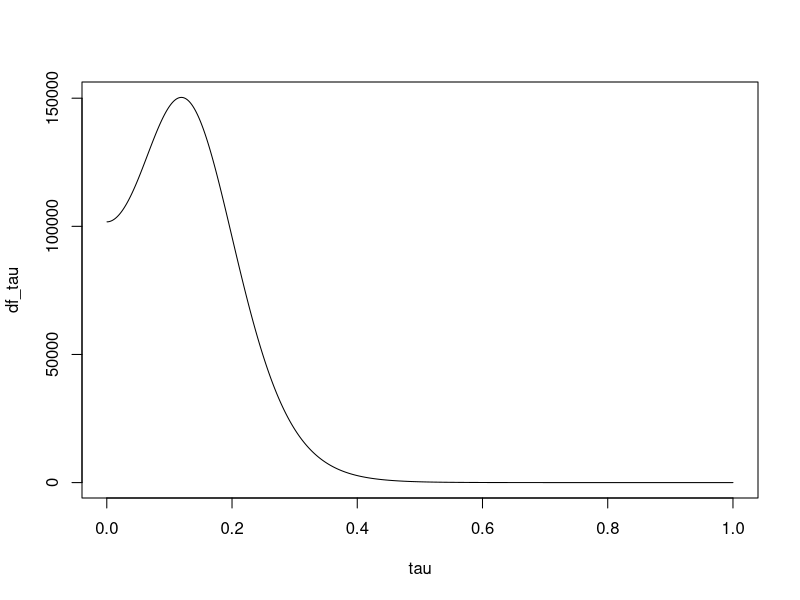

Generate this figure with R:
## ---- chunk 1
knitr::opts_chunk$set(echo = TRUE)
library(foreach)
library(ggplot2)
library(data.table)
## ---- chunk 2

y_control <- c(3, 14, 11, 127, 27, 6, 152, 48, 37, 188, 52, 47, 16, 45, 31, 
38, 12, 6, 3, 40, 43, 39)
y_trt <- c(3, 7, 5, 102, 28, 4, 98, 60, 25, 138, 64, 45, 9, 57, 25, 33, 
28, 8, 6, 32, 27, 22)
n_control <- c(39, 116, 93, 1520, 365, 52, 939, 471, 282, 1921, 583, 266, 
293, 883, 147, 213, 122, 154, 134, 218, 364, 674)
n_trt <- c(38, 114, 69, 1533, 355, 59, 945, 632, 278, 1916, 873, 263, 
291, 858, 154, 207, 251, 151, 174, 209, 391, 680)


#Compute log of the odds ratio
logs_trt <- log(y_trt/(n_trt-y_trt))
logs_control <- log(y_control/(n_control-y_control))
svar_trt <- (1/y_trt)+(1/(n_trt-y_trt))
svar_control <- (1/y_control)+(1/(n_control-y_control))

log_odds <- logs_trt-logs_control
sigma_sampling <- sqrt(svar_trt+svar_control)


ybar=log_odds # See page 120 y_j=ybar_{.j}
sigma2=sigma_sampling^2

#Sampling tau
marginalposterior <- function(ybar,sigma2,tau2){
  Vmuinv=sum(1/(sigma2+tau2))
  mu=sum((1/(sigma2+tau2))*ybar)/Vmuinv
  ptau=sqrt(1/Vmuinv)*prod(sqrt(1/(sigma2+tau2))*exp(-((ybar-mu)^2)/(2*(sigma2+tau2))))
}

tau=seq(0.0004, 1, length.out = 5000)
tau2=tau^2

df_tau <- foreach(i = 1:5000, .combine = c) %do% {
  marginalposterior(ybar,sigma2,tau2[i])
}

plot(tau,df_tau, type = "l")

nsamp <- 1000
samp_indices <- sample(length(df_tau), size = nsamp,
                       replace = T, prob = df_tau/sum(df_tau))
tau_vector <- tau[samp_indices]
tau2_vector <- tau_vector^2

#Sampling mu
mu_vector=NULL
for (i in 1:1000){
  Vmuinv=sum(1/(sigma2+tau2_vector[i]))
  mu=sum(1/(sigma2+tau2_vector[i])*ybar)/Vmuinv
  mu_vector[i]=rnorm(1,mu,sqrt(1/Vmuinv))
}
quantile(mu_vector, probs = c(0.025,0.25,0.5,0.75,0.975)) #Similar value on Table 5.5
theta=matrix(nrow=1000,ncol=22)
VjMat <- matrix(nrow = 1000, ncol = 22)

#Sampling theta_j
for (k in 1:1000){
  theta_hat=NULL
  Vj=NULL
  for (j in 1:22){
    theta_hat[k]=((ybar[j]/sigma2[j])+(mu_vector[k]/tau2_vector[k]))/(1/sigma2[j]+1/tau2_vector[k])
    Vj[k]=1/(1/sigma2[j]+1/tau2_vector[k])
    VjMat[k,j] <- Vj[k]
    theta[k,j]=rnorm(1,theta_hat[k],sqrt(Vj[k]))
  }
}
#Posterior means
PostMean_theta <- colMeans(theta)
PostVar <- colMeans(VjMat)
## ---- chunk 3
yp1 <- foreach(j = 1:22, .combine = c) %do% {
  dnorm(ybar[j],mean = log_odds[j], sd = sigma_sampling[j])
}

AIC <- -2*sum(log(yp1)) + 2*22
AIC
## ---- chunk 4
yp1 <- foreach(j = 1:22, .combine = c) %do% {
  dnorm(ybar[j],mean = PostMean_theta[j], sd = sqrt(PostVar[j]))
}

yMat <- matrix(data = ybar,nrow = 1000, ncol = 22, byrow = T)
varMat <- matrix(data = sigma_sampling,nrow = 1000, ncol = 22, byrow = T)
yp3 <- mapply(function(x,mean,var){dnorm(x,mean,sd = var)},yMat,theta,sigma_sampling)
yp2 <- matrix(yp3, nrow = 1000, ncol = 22, byrow = F)

dpic <- 2*sum(log(yp1)) - mean(rowSums(yp2))
DIC <- -2*sum(log(yp1)) + 2*dpic
DIC
## ---- chunk 5
t1 <- 2*sum(log(colMeans(yp2)))
t2 <- 2*sum(colMeans(log(yp2)))
pwaic <- t1-t2
WAIC <- -t1+2*pwaic 
## ---- chunk 6
LOOCV_Res <- vector("numeric",22L)
for(x in 1:22){
  ybar_train <- ybar[-x]
  ybar_test <- ybar[x]
  sigma2_train <- sigma2[-x]
  sigma2_test <- sigma2[x]
  
  #Train model on training set
  mu_vector=NULL
  for (i in 1:1000){
    Vmuinv=sum(1/(sigma2_train+tau2_vector[i]))
    mu=sum(1/(sigma2_train+tau2_vector[i])*ybar_train)/Vmuinv
    mu_vector[i]=rnorm(1,mu,sqrt(1/Vmuinv))
  }
  theta=matrix(nrow=1000,ncol=21)
  
  #Sampling theta_j
  for (k in 1:1000){
    theta_hat=NULL
    Vj=NULL
    for (j in 1:21){
      theta_hat[k]=((ybar[j]/sigma2_train[j])+(mu_vector[k]/tau2_vector[k]))/
        (1/sigma2_train[j]+1/tau2_vector[k])
      Vj[k]=1/(1/sigma2_train[j]+1/tau2_vector[k])
      theta[k,j]=rnorm(1,theta_hat[k],sqrt(Vj[k]))
    }
  }
  
  meanTheta <- rowMeans(theta)
  llpd <- sapply(meanTheta, FUN = function(theta){dnorm(ybar_test,mean = theta,
                                                        sd = sqrt(sigma2_test))})
  LOOCV_Res[x] <- log(mean(llpd))
}

LOOCV <- sum(LOOCV_Res)
LOOCV
